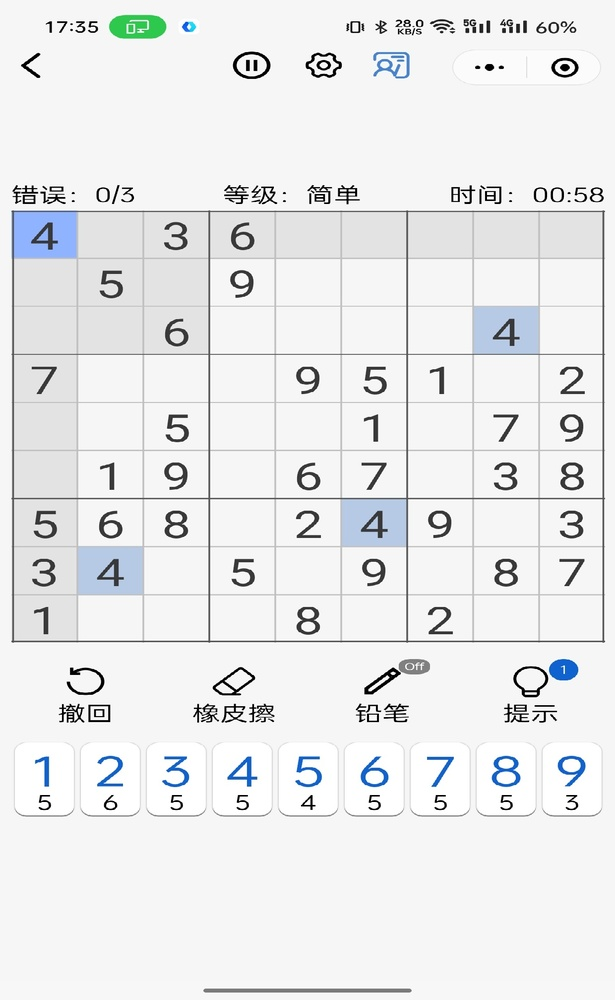
#> input picture img.jpg, 615 x 1000 px, shrunk from 1240 x 2015 before the run
$ python -i __init__.py   (imports and definitions only)
#> lines starting #> are read from the running program, lines starting #| are printed output that depends on the picture; after the words box and inside, x2 and y2 are one past the last pixel; in counts of white or black regions, pixels touching at a corner belong together
import cv2
from paddleocr import PaddleOCR
import logging

# [2 lines not run here, left out]

# [1 line that did not run here, left out]
# [1 line that did not run here, left out]


def getroi(path):
    """
    标准板子 找出最大矩形
    :param path: 要读取图片的路径
    :return: 最大矩形的图像
    """
#> called with path = '../img.jpg'
    image = cv2.imread(path)  # 读图片
#> image is the input picture: shape (1000, 615, 3); mean B, G, R 235.4, 234.4, 233.3
    if image is None:
        # 没读到就返回
        return
    img = cv2.cvtColor(image, cv2.COLOR_BGR2GRAY)
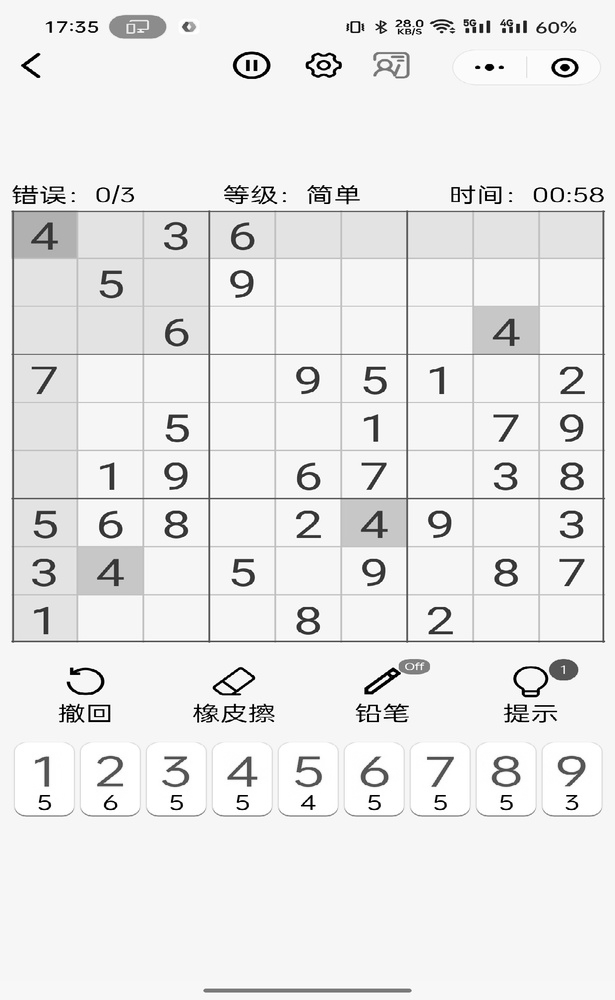
#> img: shape (1000, 615); min 0, max 255, mean 234.2
    # 转灰度图

    ret, thresh = cv2.threshold(img, 230, 255, cv2.THRESH_BINARY_INV)
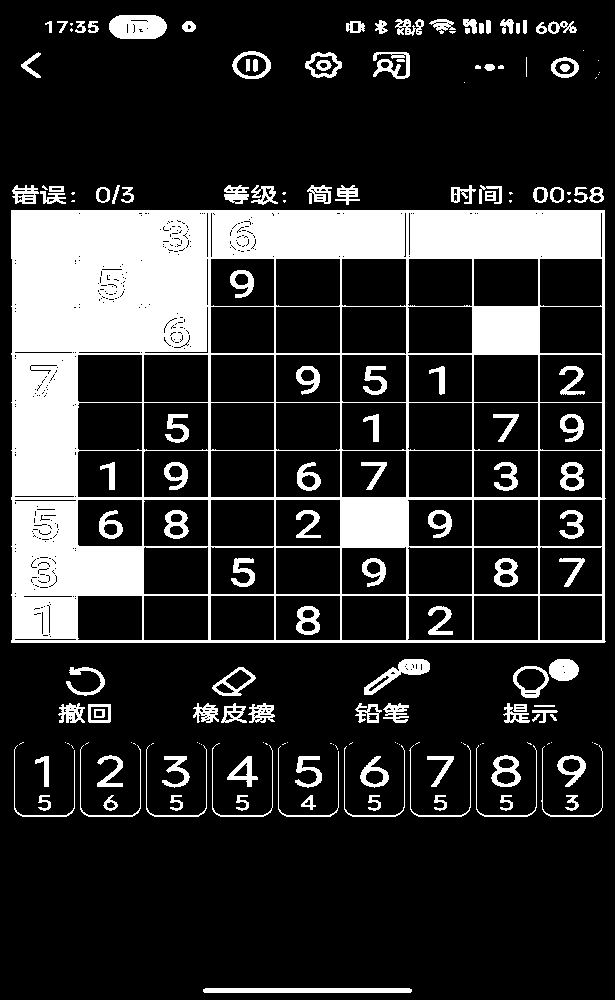
#> thresh: shape (1000, 615); 19.1% white; 174 white regions (50 under 20 px)
    # 二值化

    contours, hierarchy = cv2.findContours(thresh, cv2.RETR_EXTERNAL, cv2.CHAIN_APPROX_SIMPLE)
#> contours = 143 contours, 57 with area under 20; largest, box (x1, y1, x2, y2) and area: (11, 210, 606, 643) 255808, (109, 15, 167, 39) 1166, (203, 988, 412, 993) 828, (232, 51, 271, 79) 806, (513, 666, 549, 698) 803
    # 找轮廓

    dot = []
    for c in contours:
        min_list = []
        x, y, w, h = cv2.boundingRect(c)
        # 找出能包裹这个轮廓的最小矩形

        min_list.append(x)
        min_list.append(y)
        min_list.append(w)
        min_list.append(h)
        min_list.append(w * h)
        # 计算面积
        dot.append(min_list)
#> this loop made 143 passes
#> (x, y, w, h) on passes 1 to 12: (203, 988, 209, 5), (565, 795, 14, 16), (500, 795, 13, 16), (434, 795, 13, 16), (368, 795, 13, 16), (301, 795, 15, 15), (236, 795, 13, 16), (170, 795, 13, 16), (103, 795, 15, 16), (38, 795, 13, 16), (427, 756, 27, 31), (360, 756, 29, 32)
#> (c, x, y, w, h) on passes 35, 36, 37, 39, 41, 44: ([[548, 743], [547, 744], [548, 743], [549, 743]], 547, 743, 3, 2), ([[482, 743], [483, 743]], 482, 743, 2, 1), ([[463, 743], [464, 744], [465, 744], [464, 744]], 463, 743, 3, 2), ([[330, 743], [331, 743]], 330, 743, 2, 1), ([[265, 743], [266, 744], [267, 744], [266, 743]], 265, 743, 3, 2), ([[152, 743], [151, 744], [152, 743], [153, 743]], 151, 743, 3, 2)
#> after the loop, dot = 143 items, first 6: [203, 988, 209, 5, 1045], [565, 795, 14, 16, 224], [500, 795, 13, 16, 208], [434, 795, 13, 16, 208], [368, 795, 13, 16, 208], [301, 795, 15, 15, 225]

    max_area = dot[0][4]
#> max_area = 1045
    for inlist in dot:
        area = inlist[4]
        if area >= max_area:
            # 找出最大面积
            x = inlist[0]
            y = inlist[1]
            w = inlist[2]
            h = inlist[3]
            # 取出对应的xywh
            max_area = area
#> this loop made 143 passes
#> (area, x, y, w, h, max_area) on passes 1, 20, 21, 23, 42, 79: (1045, 203, 988, 209, 5, 1045), (4331, 278, 746, 61, 71, 4331), (4464, 541, 745, 62, 72, 4464), (4464, 409, 745, 62, 72, 4464), (4514, 212, 743, 61, 74, 4514), (257635, 11, 210, 595, 433, 257635)
#> (inlist, area) on passes 2 to 7: ([565, 795, 14, 16, 224], 224), ([500, 795, 13, 16, 208], 208), ([434, 795, 13, 16, 208], 208), ([368, 795, 13, 16, 208], 208), ([301, 795, 15, 15, 225], 225), ([236, 795, 13, 16, 208], 208)
#> after the loop, h = 433; max_area = 257635; w = 595; x = 11; y = 210

    # cv2.rectangle(image, (x, y), (x + w, y + h), (255, 255, 0), 1)

    cv2.imwrite('out.jpg', image[y:y + h, x:x + w])
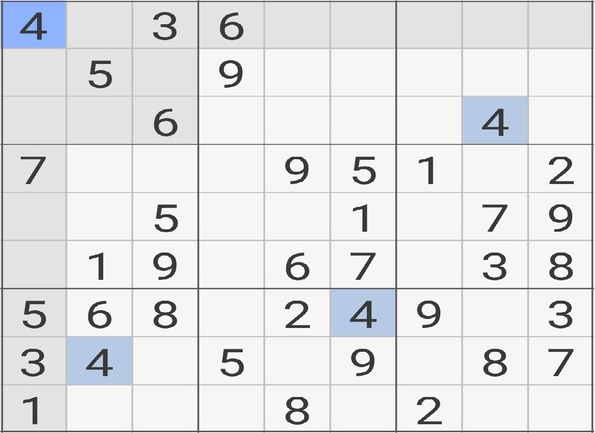
#> saved as out.jpg: shape (433, 595, 3); mean B, G, R 228.9, 227.2, 226.3
    # 用numpy的语法糖把这部分图像抠出来
    return image[y:y + h, x:x + w]


# [74 lines left out: functions roi2list, list2pic, not called in this run]

>>> result = getroi('../img.jpg')
